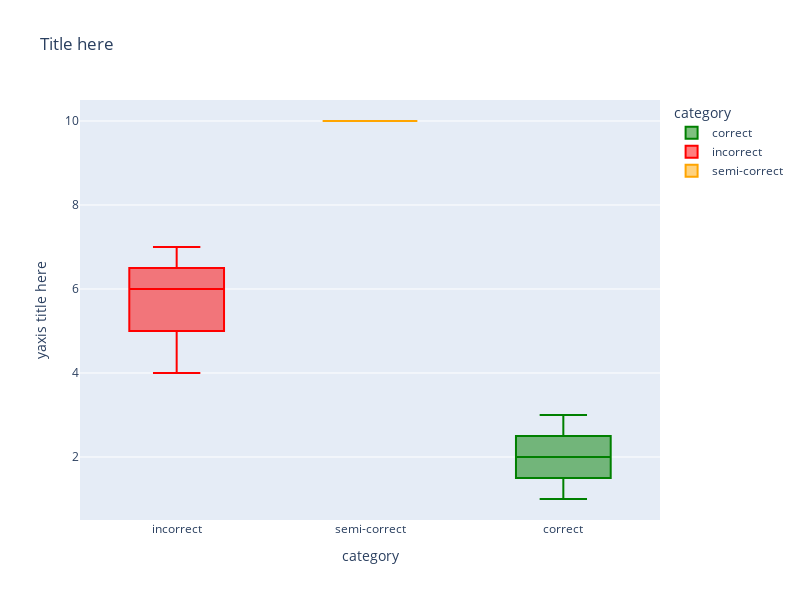

Notebook cell for this chart:
### Markdown cell above
# Boxplot

### Code cell
df = pd.DataFrame({
    'category': ['correct', 'correct', 'correct', 'incorrect', 'incorrect', 'correct', 'incorrect', 'incorrect', 'semi-correct'],
    'count': [1, 2, 3, 6, 7, 2, 6, 4, 10]
})

fig = px.box(
    df,
    x='category',
    y='count',
    # points='all',
    color='category',
    color_discrete_map = {'correct':'green',
                         'incorrect':'red',
                         'semi-correct':'orange'},
    width=800, 
    height=600,
    title="Title here"
)
fig.update_xaxes(categoryorder='array', categoryarray=['incorrect', 'semi-correct', 'correct'])
fig.update_layout(
    yaxis = {
        'title':{'text':'yaxis title here'}
    }
)
fig.show()

### Figure 1 — Plotly figure (JSON) as saved in the notebook; plotly's stock layout.template omitted (floating-point values rounded to 4 significant figures)
{"data": [{"alignmentgroup": "True", "hovertemplate": "category=%{x}<br>count=%{y}<extra></extra>", "legendgroup": "correct", "marker": {"color": "green"}, "name": "correct", "notched": false, "offsetgroup": "correct", "orientation": "v", "showlegend": true, "type": "box", "x": ["correct", "correct", "correct", "correct"], "x0": " ", "xaxis": "x", "y": [1, 2, 3, 2], "y0": " ", "yaxis": "y"}, {"alignmentgroup": "True", "hovertemplate": "category=%{x}<br>count=%{y}<extra></extra>", "legendgroup": "incorrect", "marker": {"color": "red"}, "name": "incorrect", "notched": false, "offsetgroup": "incorrect", "orientation": "v", "showlegend": true, "type": "box", "x": ["incorrect", "incorrect", "incorrect", "incorrect"], "x0": " ", "xaxis": "x", "y": [6, 7, 6, 4], "y0": " ", "yaxis": "y"}, {"alignmentgroup": "True", "hovertemplate": "category=%{x}<br>count=%{y}<extra></extra>", "legendgroup": "semi-correct", "marker": {"color": "orange"}, "name": "semi-correct", "notched": false, "offsetgroup": "semi-correct", "orientation": "v", "showlegend": true, "type": "box", "x": ["semi-correct"], "x0": " ", "xaxis": "x", "y": [10], "y0": " ", "yaxis": "y"}], "layout": {"boxmode": "overlay", "height": 600, "legend": {"title": {"text": "category"}, "tracegroupgap": 0}, "title": {"text": "Title here"}, "width": 800, "xaxis": {"anchor": "y", "categoryarray": ["incorrect", "semi-correct", "correct"], "categoryorder": "array", "domain": [0, 1], "title": {"text": "category"}}, "yaxis": {"anchor": "x", "domain": [0, 1], "title": {"text": "yaxis title here"}}}}
